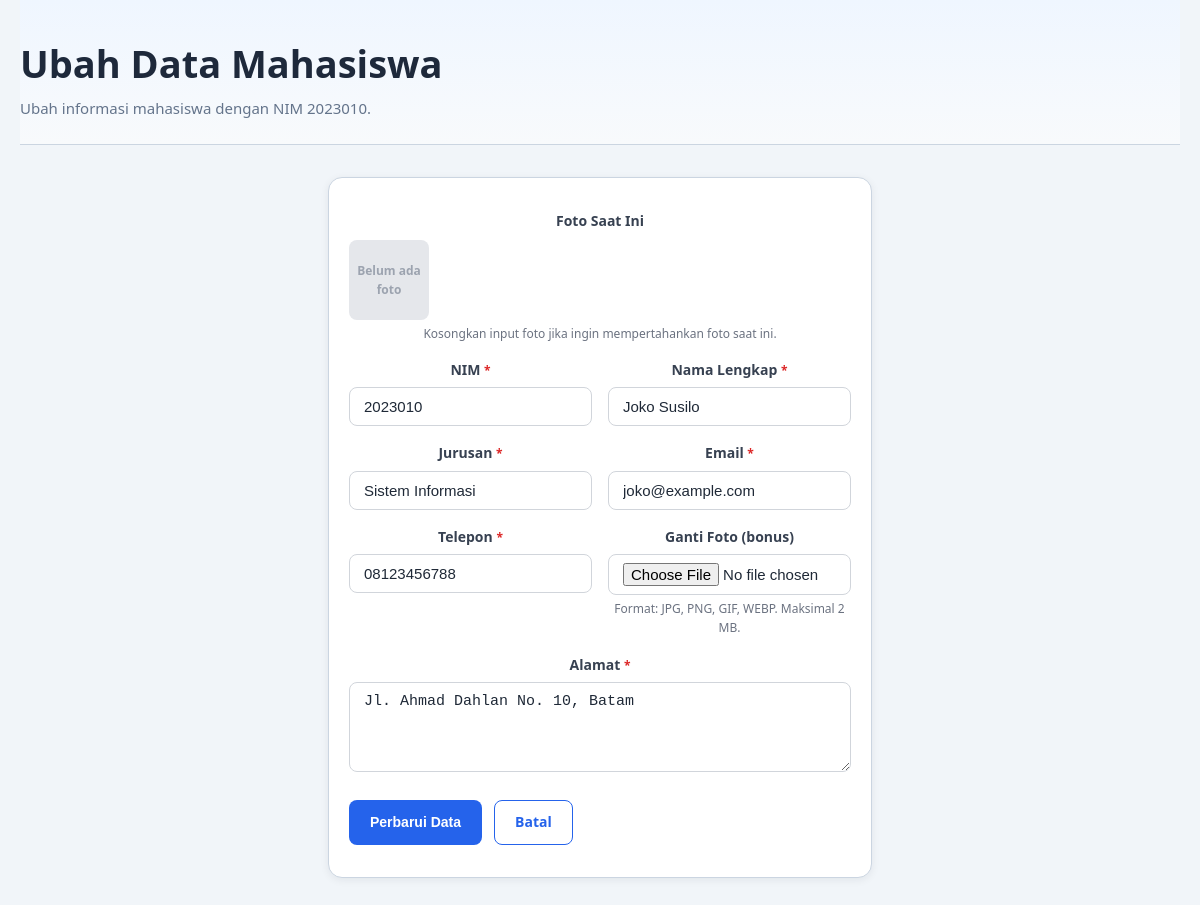
/edit.php?id=10, run on the app's committed database.
### tables this page shows
CREATE TABLE IF NOT EXISTS mahasiswa (
    id INT AUTO_INCREMENT PRIMARY KEY,                     
    nim VARCHAR(20) NOT NULL UNIQUE,                       
    nama VARCHAR(100) NOT NULL,                            
    jurusan VARCHAR(50) NOT NULL,                          
    email VARCHAR(100) NOT NULL,                           
    telepon VARCHAR(20) NOT NULL,                          
    alamat TEXT NOT NULL,                                  
    foto VARCHAR(255) DEFAULT NULL,                        
    created_at TIMESTAMP DEFAULT CURRENT_TIMESTAMP         
);

### config.php (called while the page is built, shortened)
<?php
function getDb(): mysqli
{
    static $db = null;
    if ($db === null) {
        $db = new mysqli(DB_HOST, DB_USER, DB_PASS, DB_NAME);
        $db->set_charset(DB_CHARSET);
    }
    return $db;
}
function query(string $sql, array $params = [], string $types = '')
{
    $db = getDb();
    $stmt = $db->prepare($sql);
    if ($params !== []) {
        $stmt->bind_param($types, ...$params);
    }
    $stmt->execute();
    $result = $stmt->get_result();
    return $result;
}
function fetchOne(string $sql, array $params = [], string $types = ''): ?array
{
    $result = query($sql, $params, $types);
    return $result ? $result->fetch_assoc() : null;
}
function e(?string $value): string
{
    return htmlspecialchars((string) $value, ENT_QUOTES | ENT_HTML5, 'UTF-8');
}

### edit.php (the view, shortened to what this page needs)
<?php
require_once __DIR__ . '/config.php';
$id = isset($_GET['id']) && is_numeric($_GET['id']) ? (int) $_GET['id'] : 0;
$mhs = fetchOne('SELECT * FROM mahasiswa WHERE id = ?', [$id], 'i');
$errors = [];
$old = [
    'nim'     => $mhs['nim'],
    'nama'    => $mhs['nama'],
    'jurusan' => $mhs['jurusan'],
    'email'   => $mhs['email'],
    'telepon' => $mhs['telepon'],
    'alamat'  => $mhs['alamat'],
];
$fotoError = '';
$currentFoto = !empty($mhs['foto']) && file_exists(__DIR__ . '/uploads/' . $mhs['foto'])
    ? 'uploads/' . $mhs['foto']
    : null;
?>
<!DOCTYPE html>
<html lang="id">
<head>
  <link rel="stylesheet" href="css/style.css">
</head>
<body>
  <div class="container">
    <header class="page-head">
      <h1>Ubah Data Mahasiswa</h1>
      <p>Ubah informasi mahasiswa dengan NIM <?php echo e($mhs['nim']); ?>.</p>
    </header>
    <div class="card confirm">
      <div class="card-body">
        <div class="form-group">
          <label>Foto Saat Ini</label>
          <div style="display: flex; align-items: center; gap: 1rem; margin-top: 0.5rem;">
            <?php if ($currentFoto): ?>
              <img src="<?php echo e($currentFoto); ?>" alt="Foto saat ini" style="width: 5rem; height: 5rem; object-fit: cover; border-radius: 0.5rem; border: 0.0625rem solid #d1d5db;">
            <?php else: ?>
              <span style="display: flex; align-items: center; justify-content: center; width: 5rem; height: 5rem; border-radius: 0.5rem; background: #e5e7eb; color: #9ca3af; font-size: 0.75rem; font-weight: 600;">Belum ada foto</span>
            <?php endif; ?>
          </div>
          <p class="field-hint">Kosongkan input foto jika ingin mempertahankan foto saat ini.</p>
        </div>
        <form action="edit.php?id=<?php echo $id; ?>" method="POST" enctype="multipart/form-data" novalidate>
          <div class="form-row">
            <div class="form-group">
              <label for="nim">NIM <span class="invalid" style="color:#dc2626;">*</span></label>
              <input
                type="text"
                id="nim"
                name="nim"
                class="form-control<?php echo isset($errors['nim']) ? ' is-invalid' : ''; ?>"
                value="<?php echo e($old['nim']); ?>"
                placeholder="Contoh: 2023001">
            </div>
            <div class="form-group">
              <label for="nama">Nama Lengkap <span class="invalid" style="color:#dc2626;">*</span></label>
              <input
                type="text"
                id="nama"
                name="nama"
                class="form-control<?php echo isset($errors['nama']) ? ' is-invalid' : ''; ?>"
                value="<?php echo e($old['nama']); ?>"
                placeholder="Contoh: Andi Saputra">
            </div>
          </div>
          <div class="form-row">
            <div class="form-group">
              <label for="jurusan">Jurusan <span class="invalid" style="color:#dc2626;">*</span></label>
              <input
                type="text"
                id="jurusan"
                name="jurusan"
                class="form-control<?php echo isset($errors['jurusan']) ? ' is-invalid' : ''; ?>"
                value="<?php echo e($old['jurusan']); ?>"
                placeholder="Contoh: Teknik Informatika">
            </div>
            <div class="form-group">
              <label for="email">Email <span class="invalid" style="color:#dc2626;">*</span></label>
              <input
                type="email"
                id="email"
                name="email"
                class="form-control<?php echo isset($errors['email']) ? ' is-invalid' : ''; ?>"
                value="<?php echo e($old['email']); ?>"
                placeholder="contoh@email.com">
            </div>
          </div>
          <div class="form-row">
            <div class="form-group">
              <label for="telepon">Telepon <span class="invalid" style="color:#dc2626;">*</span></label>
              <input
                type="tel"
                id="telepon"
                name="telepon"
                class="form-control<?php echo isset($errors['telepon']) ? ' is-invalid' : ''; ?>"
                value="<?php echo e($old['telepon']); ?>"
                placeholder="Contoh: 08123456789">
            </div>
            <div class="form-group">
              <label for="foto">Ganti Foto (bonus)</label>
              <input type="file" id="foto" name="foto" class="form-control">
              <?php if ($fotoError !== ''): ?>
                <p class="invalid"><?php echo e($fotoError); ?></p>
              <?php else: ?>
                <p class="field-hint">Format: JPG, PNG, GIF, WEBP. Maksimal 2 MB.</p>
              <?php endif; ?>
            </div>
          </div>
          <div class="form-group">
            <label for="alamat">Alamat <span class="invalid" style="color:#dc2626;">*</span></label>
            <textarea
              id="alamat"
              name="alamat"
              class="form-control<?php echo isset($errors['alamat']) ? ' is-invalid' : ''; ?>"
              rows="4"
              placeholder="Contoh: Jl. Merdeka No. 1, Jakarta"><?php echo e($old['alamat']); ?></textarea>
          </div>
          <div class="actions">
            <button type="submit" class="btn btn-primary">Perbarui Data</button>
            <a href="index.php" class="btn btn-outline">Batal</a>
          </div>
        </form>
      </div>
    </div>
  </div>
</body>
</html>

### css/style.css (style rules this page uses)
*, *::before, *::after { box-sizing: border-box; margin: 0; padding: 0; }
html { scroll-behavior: smooth; -webkit-text-size-adjust: 100%; }
body { font-family: "Segoe UI", Tahoma, Verdana, sans-serif; font-size: 1rem; line-height: 1.6; color: #1e293b; background: #f1f5f9; overflow-x: hidden; }
a { color: #2563eb; text-decoration: none; }
h1, h2, h3 { line-height: 1.25; font-weight: 700; }
h1 { font-size: clamp(1.75rem, 1.25rem + 1.5vw, 2.5rem); }
p { color: #334155; }
.container { width: 100%; max-width: 78rem; margin-inline: auto; padding-inline: 1.25rem; }
.page-head { padding-block: 2.5rem 1.5rem; background: linear-gradient(180deg, #eff6ff, #f8fafc); border-bottom: 0.0625rem solid #cbd5e1; }
.page-head h1 { margin-bottom: 0.5rem; }
.page-head p { color: #64748b; font-size: 0.9375rem; }
.btn { display: inline-flex; align-items: center; justify-content: center; gap: 0.5rem; padding: 0.65rem 1.25rem; border: 0.0625rem solid transparent; border-radius: 0.5rem; font-size: 0.875rem; font-weight: 600; text-align: center; cursor: pointer; transition: background 0.25s ease, color 0.25s ease, border-color 0.25s ease, transform 0.25s ease; }
.btn-primary { background: #2563eb; color: #fff; }
.btn-outline { background: transparent; border-color: #2563eb; color: #2563eb; }
.card { background: #ffffff; border: 0.0625rem solid #cbd5e1; border-radius: 0.875rem; box-shadow: 0 0.125rem 0.5rem rgba(15, 23, 42, 0.07); overflow: hidden; }
.card-body { padding: 1.25rem; }
.form-group { margin-bottom: 1rem; }
.form-group label { display: block; margin-bottom: 0.375rem; font-size: 0.875rem; font-weight: 600; color: #374151; }
.form-control { width: 100%; padding: 0.625rem 0.875rem; font-size: 0.9375rem; color: #1f2937; background: #fff; border: 0.0625rem solid #d1d5db; border-radius: 0.5rem; transition: border-color 0.25s ease, box-shadow 0.25s ease; }
.form-control::placeholder { color: #9ca3af; }
input[type="file"].form-control { padding: 0.5rem 0.875rem; background: #fff; }
.field-hint { margin-top: 0.25rem; font-size: 0.75rem; color: #6b7280; }
.invalid { color: #dc2626; font-size: 0.75rem; margin-top: 0.25rem; }
.form-row { display: grid; grid-template-columns: repeat(auto-fit, minmax(220px, 1fr)); gap: 1rem; }
.actions { display: flex; gap: 0.75rem; flex-wrap: wrap; margin-top: 1.25rem; }
.confirm { max-width: 34rem; margin: 2rem auto; }
.confirm .card-body { text-align: center; padding: 2rem 1.25rem; }

### data on the page
mahasiswa: nim "2023010", nama "Joko Susilo", jurusan "Sistem Informasi", email "joko@example.com", telepon "08123456788", alamat "Jl. Ahmad Dahlan No. 10, Batam"
